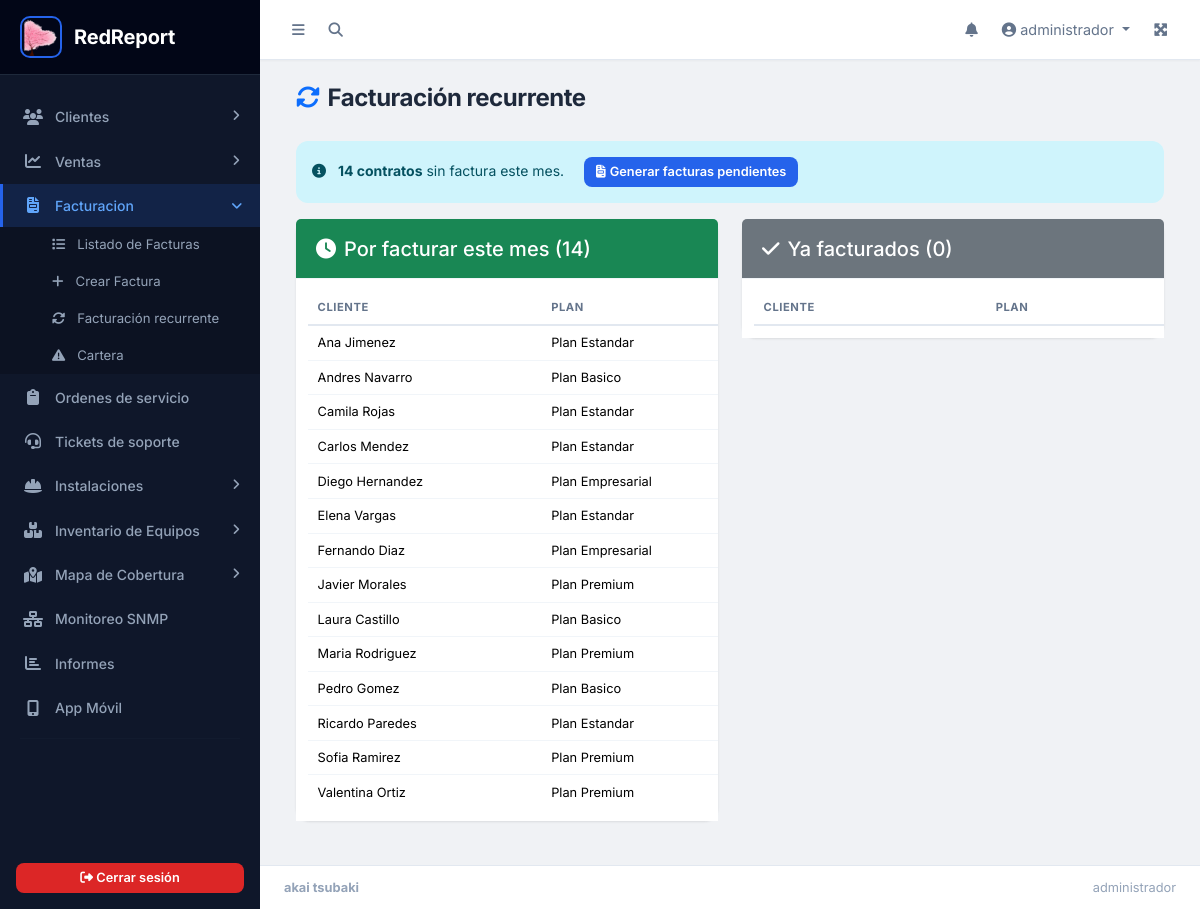
The page /facturacion/recurrente.php (signed in) on the database its author committed.
### tables this page shows
CREATE TABLE `tb_contratos` (
  `id_contrato` int(11) NOT NULL,
  `id_cliente` int(11) NOT NULL,
  `id_plan` int(11) NOT NULL,
  `id_vendedor` int(11) NOT NULL,
  `fecha_inicio` date NOT NULL,
  `fecha_fin` date DEFAULT NULL,
  `estado` enum('activo','cancelado','expirado') NOT NULL DEFAULT 'activo',
  `notas` text DEFAULT NULL,
  `fecha_creacion` datetime NOT NULL DEFAULT current_timestamp(),
  `firma_path` varchar(255) DEFAULT NULL
);

CREATE TABLE `tb_clientes` (
  `id_cliente` int(11) NOT NULL,
  `nombre` varchar(100) NOT NULL,
  `documento` varchar(50) NOT NULL,
  `telefono` varchar(20) DEFAULT NULL,
  `direccion` varchar(150) DEFAULT NULL,
  `email` varchar(100) DEFAULT NULL,
  `estado_servicio` enum('Activo','Suspendido','Cortado') NOT NULL DEFAULT 'Activo',
  `password` varchar(255) DEFAULT NULL,
  `lat` decimal(10,7) DEFAULT NULL,
  `lng` decimal(10,7) DEFAULT NULL,
  `fecha_instalacion` datetime DEFAULT NULL,
  `id_instalador` int(11) DEFAULT NULL
);

CREATE TABLE `tb_planes` (
  `id_plan` int(11) NOT NULL,
  `nombre` varchar(100) NOT NULL,
  `velocidad` varchar(50) DEFAULT NULL,
  `precio` decimal(12,2) NOT NULL,
  `descripcion` text DEFAULT NULL,
  `activo` tinyint(1) NOT NULL DEFAULT 1
);

### app/config/seguridad.php (called while the page is built, shortened)
<?php
function hescape($str) {
    return htmlspecialchars($str, ENT_QUOTES, 'UTF-8');
}
?>

### facturacion/recurrente.php (the view, shortened to what this page needs)
<?php
include('../parte1.php');
require_once '../app/config/conexion.php';
$contratos_activos = $pdo->query("
    SELECT co.id_contrato, c.id_cliente, c.nombre AS cliente, p.nombre AS plan_nombre, p.precio,
           co.fecha_inicio
    FROM tb_contratos co
    INNER JOIN tb_clientes c ON co.id_cliente = c.id_cliente
    INNER JOIN tb_planes p ON co.id_plan = p.id_plan
    WHERE co.estado = 'activo'
    ORDER BY c.nombre
")->fetchAll();
$ya_facturados = [];
$pendientes = [];
foreach ($contratos_activos as $co) {
    $check = $pdo->prepare("SELECT COUNT(*) FROM tb_facturas WHERE id_cliente = :cli AND MONTH(fecha_emision) = MONTH(CURDATE()) AND YEAR(fecha_emision) = YEAR(CURDATE())");
    $check->execute([':cli' => $co['id_cliente']]);
    if ($check->fetchColumn() > 0) {
        $ya_facturados[] = $co;
    } else {
        $pendientes[] = $co;
    }
}
?>
<div class="content-wrapper">
    <div class="content-header">
        <div class="container-fluid">
            <div class="row mb-2">
                <div class="col-sm-6"><h1 class="m-0"><i class="fas fa-sync-alt me-2 text-primary"></i>Facturación recurrente</h1></div>
            </div>
        </div>
    </div>
    <div class="content">
        <div class="container-fluid">
            <?php if (!empty($pendientes)): ?>
            <div class="alert alert-info">
                <i class="fas fa-info-circle me-2"></i>
                <strong><?= count($pendientes) ?> contratos</strong> sin factura este mes.
                <form method="POST" action="controles/generar_recurrentes.php" class="d-inline">
                    <?php require_once '../app/config/seguridad.php'; echo csrf_field(); ?>
                    <button type="submit" class="btn btn-sm btn-primary ms-3"><i class="fas fa-file-invoice me-1"></i>Generar facturas pendientes</button>
                </form>
            </div>
            <?php endif; ?>
            <div class="row">
                <div class="col-md-6">
                    <div class="card">
                        <div class="card-header bg-success text-white"><h5 class="mb-0"><i class="fas fa-clock me-2"></i>Por facturar este mes (<?= count($pendientes) ?>)</h5></div>
                        <div class="card-body p-0">
                            <div class="table-container">
                            <table class="table table-sm mb-0">
                                <thead><tr><th>Cliente</th><th>Plan</th><th>Valor</th></tr></thead>
                                <tbody>
                                    <?php foreach ($pendientes as $p): ?>
                                    <tr><td><?= hescape($p['cliente']) ?></td><td><?= hescape($p['plan_nombre']) ?></td><td>$<?= number_format($p['precio'], 0) ?></td></tr>
                                    <?php endforeach; ?>
                                </tbody>
                            </table>
                            </div>
                        </div>
                    </div>
                </div>
                <div class="col-md-6">
                    <div class="card">
                        <div class="card-header bg-secondary text-white"><h5 class="mb-0"><i class="fas fa-check me-2"></i>Ya facturados (<?= count($ya_facturados) ?>)</h5></div>
                        <div class="card-body p-0">
                            <div class="table-container">
                            <table class="table table-sm mb-0">
                                <thead><tr><th>Cliente</th><th>Plan</th><th>Valor</th></tr></thead>
                            </table>
                            </div>
                        </div>
                    </div>
                </div>
            </div>
        </div>
    </div>
</div>
<?php include('../parte2.php'); ?>

### public/css/redreport.css (style rules this page uses)
:root { --sidebar-width: 260px; --sidebar-bg: #0f172a; --sidebar-hover: #1e293b; --sidebar-active: #2563eb; --sidebar-text: #94a3b8; --sidebar-text-hover: #f1f5f9; --sidebar-divider: #1e293b; --navbar-height: 60px; --body-bg: #f0f2f5; --card-shadow: 0 1px 3px rgba(0,0,0,0.06), 0 1px 2px rgba(0,0,0,0.04); --card-shadow-hover: 0 10px 40px rgba(0,0,0,0.08); --border-color: #e2e8f0; --text-primary: #1e293b; --text-secondary: #64748b; --text-muted: #94a3b8; --primary: #2563eb; --primary-dark: #1d4ed8; --success: #16a34a; --warning: #f59e0b; --danger: #dc2626; --info: #0891b2; --font-main: 'Inter', -apple-system, BlinkMacSystemFont, sans-serif; --transition: all 0.2s ease; }
* { box-sizing: border-box; }
body { font-family: var(--font-main); background: var(--body-bg); color: var(--text-primary); -webkit-font-smoothing: antialiased; -moz-osx-font-smoothing: grayscale; }
.content-wrapper { flex: 1; display: flex; flex-direction: column; min-width: 0; background: var(--body-bg); }
.content-header { padding: 1.5rem 1.5rem 0; }
.content-header h1 { font-size: 1.5rem; font-weight: 700; color: var(--text-primary); letter-spacing: -0.02em; }
.content { padding: 1.25rem 1.5rem 1.5rem; flex: 1; overflow-x: hidden; }
.card { border-radius: 14px; box-shadow: var(--card-shadow); margin-bottom: 1.25rem; border: none; background: #ffffff; transition: box-shadow 0.2s ease; }
.card-header { display: flex; align-items: center; justify-content: space-between; background: transparent; border-bottom: 1px solid #f1f5f9; font-weight: 600; padding: 1.1rem 1.25rem; font-size: 0.95rem; }
.card-body { padding: 1.25rem; }
.table-container, .table-wrap { overflow-x: auto; -webkit-overflow-scrolling: touch; background: #ffffff; border-radius: 12px; box-shadow: 0 2px 10px rgba(0,0,0,0.05); padding: 0.75rem; margin-bottom: 0; }
.card-body.p-0 > .table-container, .card-body.p-0 > .table-wrap { border-radius: 0; box-shadow: none; padding: 0.75rem; }
.table-container > .table, .table-wrap > .table { margin-bottom: 0; min-width: 600px; }
.btn { border-radius: 8px; font-weight: 600; font-size: 0.875rem; padding: 0.5rem 1rem; transition: var(--transition); border: none; }
.btn-sm { padding: 0.35rem 0.75rem; font-size: 0.8rem; }
.btn-primary { background: var(--primary); }
.table { font-size: 0.875rem; margin-bottom: 0; width: 100% !important; }
.table > thead { background: #f8fafc; }
.table > thead th { font-weight: 700; font-size: 0.78rem; text-transform: uppercase; letter-spacing: 0.05em; color: var(--text-secondary); padding: 0.8rem 0.85rem; border-bottom: 2px solid var(--border-color); vertical-align: middle; white-space: nowrap; }
.table > tbody td { padding: 0.7rem 0.85rem; vertical-align: middle; border-bottom: 1px solid #f1f5f9; }
.table > tbody tr:last-child td { border-bottom: none; }
.table-sm > thead th { padding: 0.5rem 0.6rem; font-size: 0.7rem; }
.table-sm > tbody td { padding: 0.45rem 0.6rem; font-size: 0.8rem; }
.alert { border: none; border-radius: 12px; font-size: 0.875rem; }

### parte1.php (style rules this page uses)
body { font-family: 'Inter', sans-serif; }

### rows shown on the page
tb_contratos: id_cliente.nombre "Ana Jimenez", id_plan.nombre "Plan Estandar"
tb_contratos: id_cliente.nombre "Andres Navarro", id_plan.nombre "Plan Basico"
tb_contratos: id_cliente.nombre "Camila Rojas", id_plan.nombre "Plan Estandar"
tb_contratos: id_cliente.nombre "Carlos Mendez", id_plan.nombre "Plan Estandar"
tb_contratos: id_cliente.nombre "Diego Hernandez", id_plan.nombre "Plan Empresarial"
tb_contratos: id_cliente.nombre "Elena Vargas", id_plan.nombre "Plan Estandar"
tb_contratos: id_cliente.nombre "Fernando Diaz", id_plan.nombre "Plan Empresarial"
tb_contratos: id_cliente.nombre "Javier Morales", id_plan.nombre "Plan Premium"
tb_contratos: id_cliente.nombre "Laura Castillo", id_plan.nombre "Plan Basico"
tb_contratos: id_cliente.nombre "Maria Rodriguez", id_plan.nombre "Plan Premium"
tb_contratos: id_cliente.nombre "Pedro Gomez", id_plan.nombre "Plan Basico"
tb_contratos: id_cliente.nombre "Ricardo Paredes", id_plan.nombre "Plan Estandar"
tb_contratos: id_cliente.nombre "Sofia Ramirez", id_plan.nombre "Plan Premium"
tb_contratos: id_cliente.nombre "Valentina Ortiz", id_plan.nombre "Plan Premium"

### other values the page prints
APP_NAME "RedReport"
$_SESSION['usuario'] "administrador"
count($pendientes) "14"
count($ya_facturados) "0"
